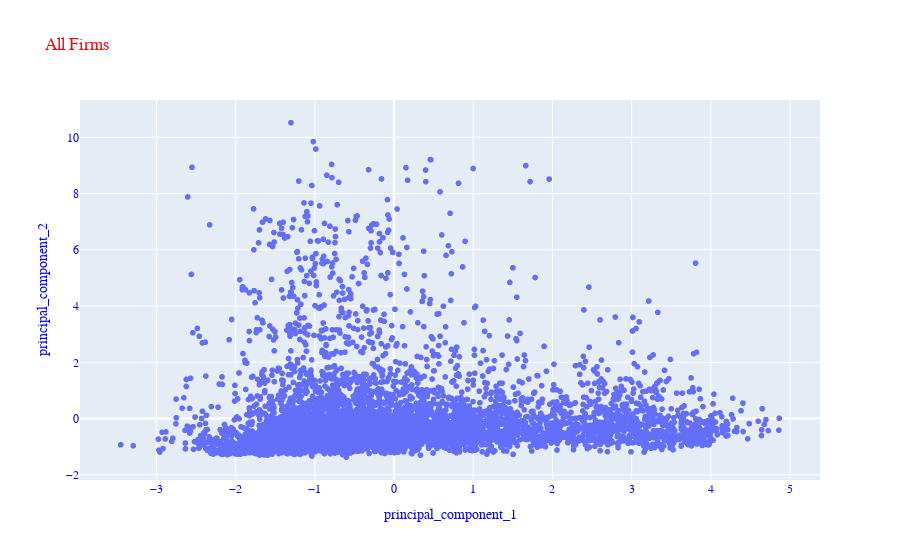

Here is the notebook cell this chart was saved with:
### Markdown cell above
#### 4.4. Plots
Plot the firms in the 2-dimensional space in the following order.<br>
[1] All firms<br>
[2] Normal Firms vs. Outlier Firms<br>
[3] Isolation Forest Scores

### Code cell
# Create a function to plot firms on the 2-dimensional space
def plot_firms (dataframe, title, color = None):
    """ Plot firms on the 2-dimensional space """
    
    # Generate a scatter plot
    fig = px.scatter(pca_df, x="principal_component_1", y="principal_component_2", title=title, color=color)
    
    # Layout
    fig.update_layout(
        font_family="Courier New",
        font_color="blue",
        title_font_family="Courier New",
        title_font_color="red",
        legend_title_font_color="green"
    )
    
    # Show the plot
    fig.show()

# Plot [1] All firms
plot_firms(pca_df, "All Firms")

### Figure 1 — Plotly figure (JSON) as saved in the notebook; plotly's stock layout.template omitted (floating-point values rounded to 4 significant figures; data arrays with more than 128 entries replaced by an {"elided": "..."} marker saying what was removed)
{"data": [{"hovertemplate": "principal_component_1=%{x}<br>principal_component_2=%{y}<extra></extra>", "legendgroup": "", "marker": {"color": "#636efa", "symbol": "circle"}, "mode": "markers", "name": "", "showlegend": false, "type": "scattergl", "x": {"elided": "6279 float values"}, "xaxis": "x", "y": {"elided": "6279 float values"}, "yaxis": "y"}], "layout": {"font": {"color": "blue", "family": "Courier New"}, "legend": {"title": {"font": {"color": "green"}}, "tracegroupgap": 0}, "title": {"font": {"color": "red", "family": "Courier New"}, "text": "All Firms"}, "xaxis": {"anchor": "y", "domain": [0, 1], "title": {"text": "principal_component_1"}}, "yaxis": {"anchor": "x", "domain": [0, 1], "title": {"text": "principal_component_2"}}}}
